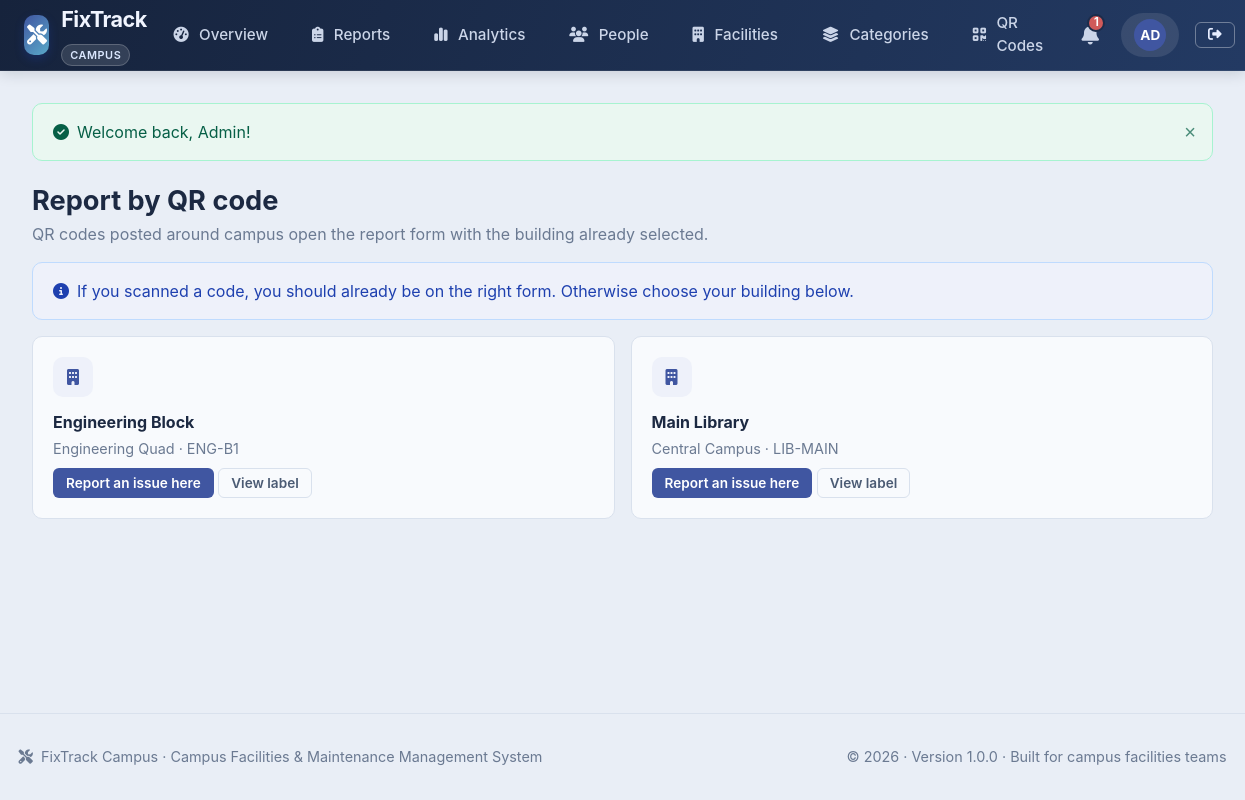
The page /qr/report.php (signed in) on the database its author committed.
### tables this page shows
CREATE TABLE facilities (
    id INT AUTO_INCREMENT PRIMARY KEY,
    name VARCHAR(150) NOT NULL,
    building_code VARCHAR(30) NOT NULL UNIQUE,
    campus_zone VARCHAR(100) NOT NULL,
    description TEXT NULL,
    total_floors INT DEFAULT 1,
    is_active TINYINT(1) NOT NULL DEFAULT 1,
    created_at DATETIME NOT NULL DEFAULT CURRENT_TIMESTAMP
);

### qr/report.php (the view, shortened to what this page needs)
<?php
require_once __DIR__ . '/../includes/functions.php';
$pdo = get_db();
$facilities = get_facilities($pdo);
include __DIR__ . '/../includes/header.php';
?>
<div class="mb-4"><h1 style="font-size:1.7rem">Report by QR code</h1><p class="text-muted">QR codes posted around campus open the report form with the building already selected.</p></div>
<div class="alert alert-info mb-4"><i class="fas fa-circle-info mr-2"></i>If you scanned a code, you should already be on the right form. Otherwise choose your building below.</div>
<div class="feature-grid">
    <?php foreach ($facilities as $f): ?>
        <div class="feature-card">
            <div class="feature-icon"><i class="fas fa-building"></i></div>
            <h3><?= e($f['name']) ?></h3>
            <p><?= e($f['campus_zone']) ?> &middot; <?= e($f['building_code']) ?></p>
            <a class="btn btn-primary btn-sm mt-2" href="<?= e(url('guest-report.php?facility=' . (int)$f['id'])) ?>">Report an issue here</a>
            <a class="btn btn-outline btn-sm mt-2" href="<?= e(url('qr/facility.php?id=' . (int)$f['id'])) ?>">View label</a>
        </div>
    <?php endforeach; ?>
</div>
<?php include __DIR__ . '/../includes/footer.php'; ?>

### assets/css/style.css (style rules this page uses)
:root { --primary: #4056a1; --primary-hover: #34478a; --primary-light: #eef1fa; --secondary: #52627a; --secondary-light: #edf1f7; --accent: #5aa9c9; --success: #2f9e78; --success-light: #eaf7f1; --warning: #cf9124; --warning-light: #fdf6e8; --danger: #d05a5a; --danger-light: #fbeeee; --indigo: #5a6bc4; --indigo-light: #eef0fb; --teal: #2a9d90; --teal-light: #eaf7f5; --bg-page: #e9eef6; --bg-card: #f8fafd; --border-color: #d9e1ed; --border-hover: #b8c6d9; --text-primary: #1c2942; --text-secondary: #4b5b74; --text-muted: #6b7a92; --text-light: #ffffff; --radius-sm: 6px; --radius-md: 10px; --radius-lg: 16px; --radius-full: 9999px; --shadow-sm: 0 1px 2px 0 rgba(0, 0, 0, 0.05); --shadow-md: 0 4px 6px -1px rgba(0, 0, 0, 0.1), 0 2px 4px -1px rgba(0, 0, 0, 0.06); --shadow-lg: 0 10px 15px -3px rgba(0, 0, 0, 0.1), 0 4px 6px -2px rgba(0, 0, 0, 0.05); --shadow-xl: 0 20px 25px -5px rgba(0, 0, 0, 0.1), 0 10px 10px -5px rgba(0, 0, 0, 0.04); --transition: all 0.2s ease-in-out; --font-family: -apple-system, BlinkMacSystemFont, "Segoe UI", Roboto, Helvetica, Arial, sans-serif; }
* { box-sizing: border-box; margin: 0; padding: 0; }
body { font-family: var(--font-family); background-color: var(--bg-page); color: var(--text-primary); line-height: 1.5; min-height: 100vh; display: flex; flex-direction: column; }
.btn { display: inline-flex; align-items: center; justify-content: center; gap: 0.5rem; padding: 0.625rem 1.25rem; font-size: 0.95rem; font-weight: 600; border-radius: var(--radius-md); border: 1px solid transparent; cursor: pointer; text-decoration: none; transition: var(--transition); line-height: 1.25; }
.btn-primary { background-color: var(--primary); color: white; }
.btn-outline { background: transparent; border-color: var(--border-color); color: var(--text-secondary); }
.btn-sm { padding: 0.35rem 0.75rem; font-size: 0.85rem; border-radius: var(--radius-sm); }
.alert { padding: 1rem 1.25rem; border-radius: var(--radius-md); margin-bottom: 1.25rem; display: flex; align-items: center; position: relative; border: 1px solid transparent; }
.alert-info { background-color: var(--primary-light); color: #1e40af; border-color: #bfdbfe; }
.text-muted { color: var(--text-muted) !important; }
.mr-2 { margin-right: 0.5rem !important; }
.mt-2 { margin-top: 0.5rem !important; }
.mb-4 { margin-bottom: 1rem !important; }

### assets/css/pages.css (style rules this page uses)
.feature-grid { display: grid; grid-template-columns: repeat(auto-fit, minmax(230px, 1fr)); gap: 1rem; }
.feature-card { background: #fff; border: 1px solid var(--border-color); border-radius: var(--radius-md); padding: 1.25rem; }
.feature-icon { width: 40px; height: 40px; border-radius: 10px; display: grid; place-items: center; background: var(--primary-light); color: var(--primary); margin-bottom: .8rem; }
.feature-card h3 { font-size: 1rem; margin-bottom: .3rem; }
.feature-card p { color: var(--text-muted); font-size: .9rem; }
.card, .stat-card, .feature-card, .qr-card, .description-box, .form-control, .table, .dropzone-box, .pagination a, .pagination span, .demo-credentials code { background: var(--bg-card); }

### rows shown on the page
facilities: name "Engineering Block", campus_zone "Engineering Quad", building_code "ENG-B1"
facilities: name "Main Library", campus_zone "Central Campus", building_code "LIB-MAIN"

### other values the page prints
$link[0] "Overview"
$link[0] "Reports"
$link[0] "Analytics"
$link[0] "People"
$link[0] "Facilities"
$link[0] "Categories"
$link[0] "QR Codes"
$unread "1"
mb_substr($user['name'], 0, 2) "AD"
$msg "Welcome back, Admin!"
APP_NAME "FixTrack Campus"
APP_TAGLINE "Campus Facilities & Maintenance Management System"
APP_VERSION "1.0.0"
